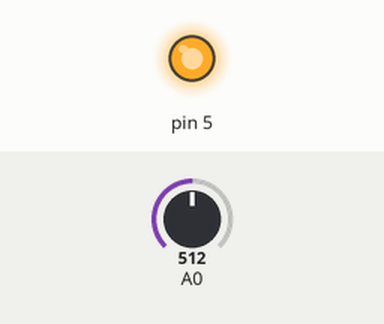
Simulated run of this sketch. Board: Arduino Uno, built with avr-gcc and run on an emulated ATmega328P. On the bench: output pins drawn as LEDs (lit = HIGH). Inputs (shaded band) come from the test bench; at power-on: A0 = 512. What the sketch prints to the serial monitor is not drawn.

Above: at 0.1 s.
Timing chart, 0 to 1.6 s (numbered marks = the images above):
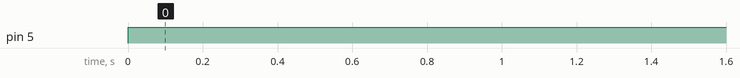

The sketch:

Testedosensor.ino
```cpp
  int sensorvalue1 = 0;
  int sensorvalue2 = 0;

void setup() {
  Serial.begin(9600);
  pinMode(5, OUTPUT);

}

void loop() {
  digitalWrite(5, HIGH);
  sensorvalue1 = analogRead(A0);
  Serial.print("Valor digitalizado do sensor");
  Serial.print(" = ");
  Serial.println(sensorvalue1);
  delay(500);

  /*analogWrite(5, 128);
  sensorvalue2 = analogRead(A0);
  Serial.print("Valor do sensor na corrente mÃ©dia");
  Serial.print(" = ");
  Serial.println(sensorvalue2);
  delay(50);*/
}
```

Measured:
- by itself, pin 5: LOW → HIGH at 0.00 s
